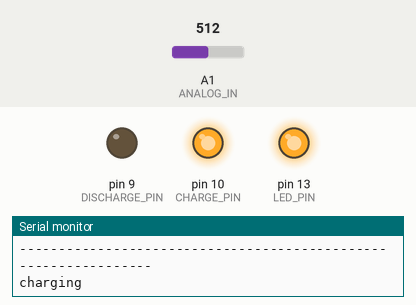
Simulated run of this sketch. Board: Arduino Uno, built with avr-gcc and run on an emulated ATmega328P. Parts: output pins drawn as LEDs (lit = HIGH), the last lines printed to the serial monitor. The test bench sets the inputs (shaded band); at power-on: A1 (ANALOG_IN) = 512.

Above: at 1.2 s.
1.3 s: A1 (ANALOG_IN) set to 629
2.8 s: A1 (ANALOG_IN) set to 661
At 3.3 s:
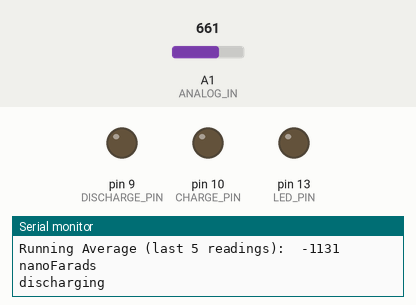
4.3 s: A1 (ANALOG_IN) set to 12
5.8 s: A1 (ANALOG_IN) set to 9
At 6.8 s:
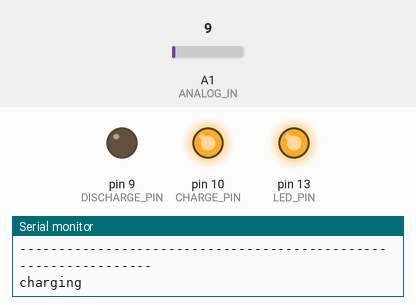
7.3 s: A1 (ANALOG_IN) set to 716
At 8.0 s:
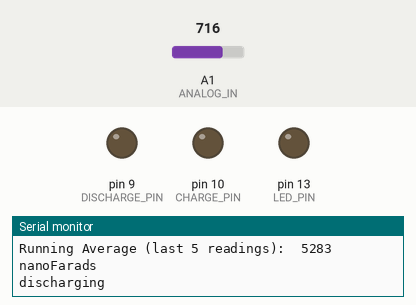
Timing chart, 0 to 9.8 s (numbered marks = the images above; inputs shaded):
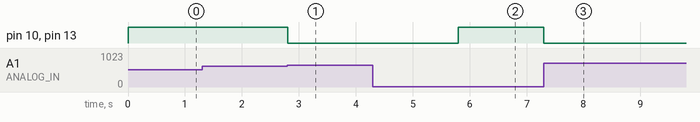

Measured:
- the behaviour switches between 645 and 646 on A1 (ANALOG_IN) (found by bisection; images 0 and 1)
- the behaviour switches between 11 and 10 on A1 (ANALOG_IN) (found by bisection; images 1 and 2)
- after the input at 1.3 s, every drawn part: stays the same
- after the input at 2.8 s, pin 10 (CHARGE_PIN), pin 13 (LED_PIN): HIGH → LOW at once
- after the input at 4.3 s, every drawn part: stays the same
- after the input at 5.8 s, pin 10 (CHARGE_PIN), pin 13 (LED_PIN): LOW → HIGH at once
- after the input at 7.3 s, pin 10 (CHARGE_PIN), pin 13 (LED_PIN): HIGH → LOW at once

The sketch:

ChargeDischargeCycle.ino
```cpp
// Change these.
#define RESISTOR_VALUE  46750.0F    // RC resistance
#define OUTPUT_MODE 0  // options: CAP_TO_MONITOR, CAP_TO_PLOTTER, VOLT_TO_PLOTTER
#define CHARGE_TIME_CONSTANTS 1

// Pin definitions.
#define ANALOG_IN       1           // analog input for measuring the voltage
#define CHARGE_PIN      10          // digital pin to charge capacitor
#define DISCHARGE_PIN   9           // digital pin to discharge capacitor
#define LED_PIN         13          // charge status LED

// Don't change anything below this line.
/******************************************************************************/

#define CAP_TO_MONITOR 0
#define CAP_TO_PLOTTER 1
#define VOLT_TO_PLOTTER 2

const int maxCharge = 1023 * (1 - pow(0.36788, CHARGE_TIME_CONSTANTS));

unsigned long startTime;
unsigned long elapsedTime;
float timeConstant;
float microFarads;
float nanoFarads;

// capacitance measurement smoothing
const int numReadings = 5;
int readIndex = 0;
int total = 0;
int runningAverage = 0;
float latestCaps[numReadings];

void setup() {
  pinMode(CHARGE_PIN, OUTPUT);
  pinMode(LED_PIN, OUTPUT);

  digitalWrite(CHARGE_PIN, LOW);

  for (int i = 0; i < numReadings; i++) {
    latestCaps[i] = 0;
  }

  Serial.begin(2000000);
  Serial.println("begin");
}

void loop() {
  if (OUTPUT_MODE == CAP_TO_MONITOR) {
    capacitanceToMonitor();
  }
  else if (OUTPUT_MODE == CAP_TO_PLOTTER) {
    capacitanceToPlotter();
  }
  else if (OUTPUT_MODE == VOLT_TO_PLOTTER) {
    voltageToPlotter();
  }
  else {
    Serial.println("No mode selected");
    while (1) {
    }
  }
}

void capacitanceToMonitor() {
  Serial.println("----------------------------------------------------------------");

  // charge
  digitalWrite(CHARGE_PIN, HIGH);  // set CHARGE_PIN HIGH and capacitor charging
  digitalWrite(LED_PIN, HIGH);
  Serial.println("charging");
  startTime = micros();
  while (analogRead(ANALOG_IN) < maxCharge) {     // charge until 647 (63.2% of 1023)
  }
  elapsedTime = micros() - startTime;
  timeConstant = elapsedTime / CHARGE_TIME_CONSTANTS;

  // convert microseconds to seconds ( 10^-6 ) and Farads to microFarads ( 10^6 ), they cancel
  microFarads = ((float)timeConstant / RESISTOR_VALUE);
  Serial.print(CHARGE_TIME_CONSTANTS);
  Serial.print(" time constant(s)    ");
  Serial.print(elapsedTime);
  Serial.print(" uS    ");
  nanoFarads = microFarads * 1000.0;
  Serial.print((long)nanoFarads);
  Serial.println(" nanoFarads");
  runningAverage = normalizeReadings(latestCaps, nanoFarads);
  Serial.print("Running Average (last ");
  Serial.print(numReadings);
  Serial.print(" readings): ");
  if (numReadings < 10) {
    Serial.print(" ");
  }
  Serial.print(runningAverage);
  Serial.println(" nanoFarads");

  // discharge
  Serial.println("discharging");
  digitalWrite(LED_PIN, LOW);
  digitalWrite(CHARGE_PIN, LOW);
  pinMode(DISCHARGE_PIN, OUTPUT);
  digitalWrite(DISCHARGE_PIN, LOW);
  while (analogRead(ANALOG_IN) > 10) {       // wait until capacitor is completely discharged
  }
  pinMode(DISCHARGE_PIN, INPUT);
}

void capacitanceToPlotter() {
  // charge
  digitalWrite(CHARGE_PIN, HIGH);  // set CHARGE_PIN HIGH and capacitor charging
  digitalWrite(LED_PIN, HIGH);
  startTime = micros();
  while (analogRead(ANALOG_IN) < maxCharge) {     // charge until 647 (63.2% of 1023)
  }
  elapsedTime = micros() - startTime;
  timeConstant = elapsedTime / CHARGE_TIME_CONSTANTS;

  // convert microseconds to seconds ( 10^-6 ) and Farads to nanoFarads ( 10^6 ), net 10^3 = 1000
  nanoFarads = ((float)timeConstant / RESISTOR_VALUE) * 100;
  runningAverage = normalizeReadings(latestCaps, nanoFarads);
  Serial.println((long)runningAverage);

  // discharge
  digitalWrite(CHARGE_PIN, LOW);
  digitalWrite(LED_PIN, LOW);
  pinMode(DISCHARGE_PIN, OUTPUT);
  digitalWrite(DISCHARGE_PIN, LOW);
  while (analogRead(ANALOG_IN) > 2) {       // wait until capacitor is completely discharged
  }
  pinMode(DISCHARGE_PIN, INPUT);
}

void voltageToPlotter() {
  // charge
  digitalWrite(CHARGE_PIN, HIGH);  // set CHARGE_PIN HIGH and capacitor charging
  digitalWrite(LED_PIN, HIGH);
  startTime = millis();
  while (analogRead(ANALOG_IN) < maxCharge) {     // charge until 647 (63.2% of 1023)
    Serial.println(analogRead(ANALOG_IN));
    delay(5);                               // to avoid overloading the serial port
  }
  elapsedTime = millis() - startTime;
  timeConstant = elapsedTime / CHARGE_TIME_CONSTANTS;

  // convert milliseconds to seconds ( 10^-3 ) and Farads to microFarads ( 10^6 ),  net 10^3 (1000)
  microFarads = ((float)timeConstant / RESISTOR_VALUE) * 1000;
  nanoFarads = microFarads * 1000.0;

  // discharge
  digitalWrite(CHARGE_PIN, LOW);
  digitalWrite(LED_PIN, LOW);
  pinMode(DISCHARGE_PIN, OUTPUT);
  digitalWrite(DISCHARGE_PIN, LOW);
  while (analogRead(ANALOG_IN) > 2) {       // wait until capacitor is completely discharged
    Serial.println(analogRead(ANALOG_IN));
    delay(5); // to avoid overloading the serial port
  }
  pinMode(DISCHARGE_PIN, INPUT);
}

float normalizeReadings(float readings[], float lastReading) {
  total = total - readings[readIndex];
  readings[readIndex] = lastReading;
  total = total + readings[readIndex];
  readIndex = readIndex + 1;
  // if at the end of the array, return to beginning
  if (readIndex >= numReadings) {
    readIndex = 0;
  }
  float average = total / numReadings;
  return average;
}
```
